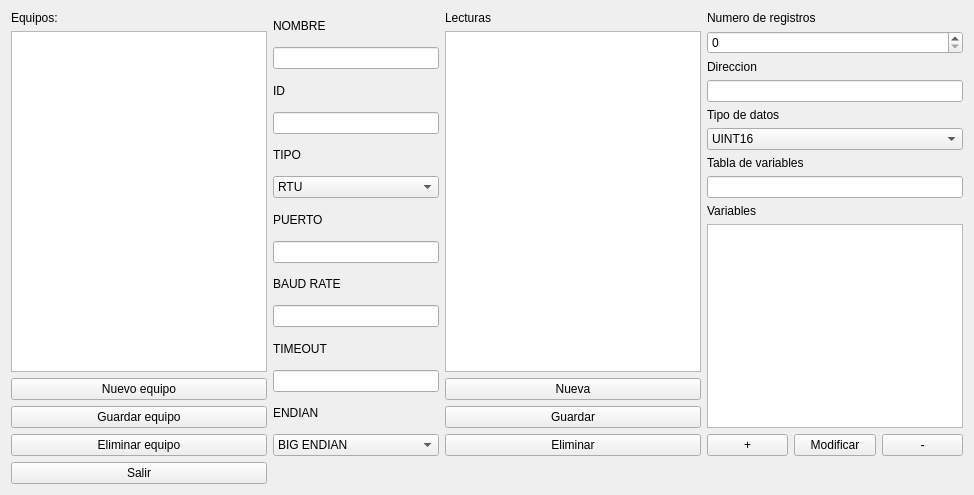
<?xml version="1.0" encoding="UTF-8"?>
<ui version="4.0">
 <class>ModbusConfig</class>
 <widget class="QWidget" name="ModbusConfig">
  <property name="geometry">
   <rect>
    <x>0</x>
    <y>0</y>
    <width>974</width>
    <height>495</height>
   </rect>
  </property>
  <property name="windowTitle">
   <string>Modbus Config</string>
  </property>
  <layout class="QGridLayout" name="gridLayout">
   <item row="1" column="3">
    <layout class="QGridLayout" name="gridLayout_2">
     <item row="0" column="0">
      <widget class="QLabel" name="label_3">
       <property name="text">
        <string>NOMBRE</string>
       </property>
      </widget>
     </item>
     <item row="6" column="0">
      <widget class="QLabel" name="label_6">
       <property name="text">
        <string>PUERTO</string>
       </property>
      </widget>
     </item>
     <item row="2" column="0">
      <widget class="QLabel" name="label_4">
       <property name="text">
        <string>ID</string>
       </property>
      </widget>
     </item>
     <item row="4" column="0">
      <widget class="QLabel" name="label_5">
       <property name="text">
        <string>TIPO</string>
       </property>
      </widget>
     </item>
     <item row="3" column="0">
      <widget class="QLineEdit" name="id_lineEdit"/>
     </item>
     <item row="10" column="0">
      <widget class="QLabel" name="label_8">
       <property name="text">
        <string>TIMEOUT</string>
       </property>
      </widget>
     </item>
     <item row="12" column="0">
      <widget class="QLabel" name="label_9">
       <property name="text">
        <string>ENDIAN</string>
       </property>
      </widget>
     </item>
     <item row="7" column="0">
      <widget class="QLineEdit" name="port_lineEdit"/>
     </item>
     <item row="9" column="0">
      <widget class="QLineEdit" name="baud_lineEdit"/>
     </item>
     <item row="5" column="0">
      <widget class="QComboBox" name="type_comboBox">
       <item>
        <property name="text">
         <string>RTU</string>
        </property>
       </item>
       <item>
        <property name="text">
         <string>TCP</string>
        </property>
       </item>
      </widget>
     </item>
     <item row="1" column="0">
      <widget class="QLineEdit" name="name_lineEdit"/>
     </item>
     <item row="8" column="0">
      <widget class="QLabel" name="label_7">
       <property name="text">
        <string>BAUD RATE</string>
       </property>
      </widget>
     </item>
     <item row="11" column="0">
      <widget class="QLineEdit" name="timeout_lineEdit"/>
     </item>
     <item row="13" column="0">
      <widget class="QComboBox" name="endian_comboBox">
       <item>
        <property name="text">
         <string>BIG ENDIAN</string>
        </property>
       </item>
       <item>
        <property name="text">
         <string>LITTLE ENDIAN</string>
        </property>
       </item>
      </widget>
     </item>
    </layout>
   </item>
   <item row="1" column="0">
    <layout class="QVBoxLayout" name="verticalLayout">
     <item>
      <widget class="QLabel" name="label">
       <property name="text">
        <string>Equipos:</string>
       </property>
      </widget>
     </item>
     <item>
      <widget class="QListView" name="equipos_listView"/>
     </item>
     <item>
      <widget class="QPushButton" name="new_eq_pushButton">
       <property name="text">
        <string>Nuevo equipo</string>
       </property>
      </widget>
     </item>
     <item>
      <widget class="QPushButton" name="save_eq_pushButton">
       <property name="text">
        <string>Guardar equipo</string>
       </property>
      </widget>
     </item>
     <item>
      <widget class="QPushButton" name="del_eq_pushButton">
       <property name="text">
        <string>Eliminar equipo</string>
       </property>
      </widget>
     </item>
    </layout>
   </item>
   <item row="2" column="0">
    <widget class="QPushButton" name="close_pushButton">
     <property name="text">
      <string>Salir</string>
     </property>
    </widget>
   </item>
   <item row="1" column="4">
    <layout class="QVBoxLayout" name="verticalLayout_2">
     <item>
      <widget class="QLabel" name="label_10">
       <property name="text">
        <string>Lecturas</string>
       </property>
      </widget>
     </item>
     <item>
      <widget class="QListView" name="lecturas_listView"/>
     </item>
     <item>
      <widget class="QPushButton" name="new_lect_pushButton">
       <property name="text">
        <string>Nueva</string>
       </property>
      </widget>
     </item>
     <item>
      <widget class="QPushButton" name="save_lec_pushButton">
       <property name="text">
        <string>Guardar</string>
       </property>
      </widget>
     </item>
     <item>
      <widget class="QPushButton" name="del_lec_pushButton">
       <property name="text">
        <string>Eliminar</string>
       </property>
      </widget>
     </item>
    </layout>
   </item>
   <item row="1" column="5">
    <layout class="QVBoxLayout" name="verticalLayout_3">
     <item>
      <widget class="QLabel" name="label_12">
       <property name="text">
        <string>Numero de registros</string>
       </property>
      </widget>
     </item>
     <item>
      <widget class="QSpinBox" name="numer_reg_spinBox">
       <property name="enabled">
        <bool>true</bool>
       </property>
      </widget>
     </item>
     <item>
      <widget class="QLabel" name="label_14">
       <property name="text">
        <string>Direccion</string>
       </property>
      </widget>
     </item>
     <item>
      <widget class="QLineEdit" name="direccion_lect_lineEdit"/>
     </item>
     <item>
      <widget class="QLabel" name="label_13">
       <property name="text">
        <string>Tipo de datos</string>
       </property>
      </widget>
     </item>
     <item>
      <widget class="QComboBox" name="data_type_comboBox">
       <item>
        <property name="text">
         <string>UINT16</string>
        </property>
       </item>
       <item>
        <property name="text">
         <string>INT16</string>
        </property>
       </item>
       <item>
        <property name="text">
         <string>UINT32</string>
        </property>
       </item>
       <item>
        <property name="text">
         <string>INT32</string>
        </property>
       </item>
       <item>
        <property name="text">
         <string>FLOAT</string>
        </property>
       </item>
       <item>
        <property name="text">
         <string>SWAPPED FLOAT</string>
        </property>
       </item>
       <item>
        <property name="text">
         <string>DOUBLE</string>
        </property>
       </item>
       <item>
        <property name="text">
         <string>SWAPPED DOUBLE</string>
        </property>
       </item>
      </widget>
     </item>
     <item>
      <widget class="QLabel" name="label_15">
       <property name="text">
        <string>Tabla de variables</string>
       </property>
      </widget>
     </item>
     <item>
      <widget class="QLineEdit" name="table_name_lineEdit"/>
     </item>
     <item>
      <widget class="QLabel" name="label_16">
       <property name="text">
        <string>Variables</string>
       </property>
      </widget>
     </item>
     <item>
      <widget class="QListWidget" name="vars_listWidget"/>
     </item>
     <item>
      <layout class="QHBoxLayout" name="horizontalLayout_2">
       <item>
        <widget class="QPushButton" name="add_reg_pushButton">
         <property name="text">
          <string>+</string>
         </property>
        </widget>
       </item>
       <item>
        <widget class="QPushButton" name="edit_read_pushButton">
         <property name="text">
          <string>Modificar</string>
         </property>
        </widget>
       </item>
       <item>
        <widget class="QPushButton" name="remove_reg_pushButton">
         <property name="text">
          <string>-</string>
         </property>
        </widget>
       </item>
      </layout>
     </item>
    </layout>
   </item>
  </layout>
 </widget>
 <resources/>
 <connections/>
</ui>
